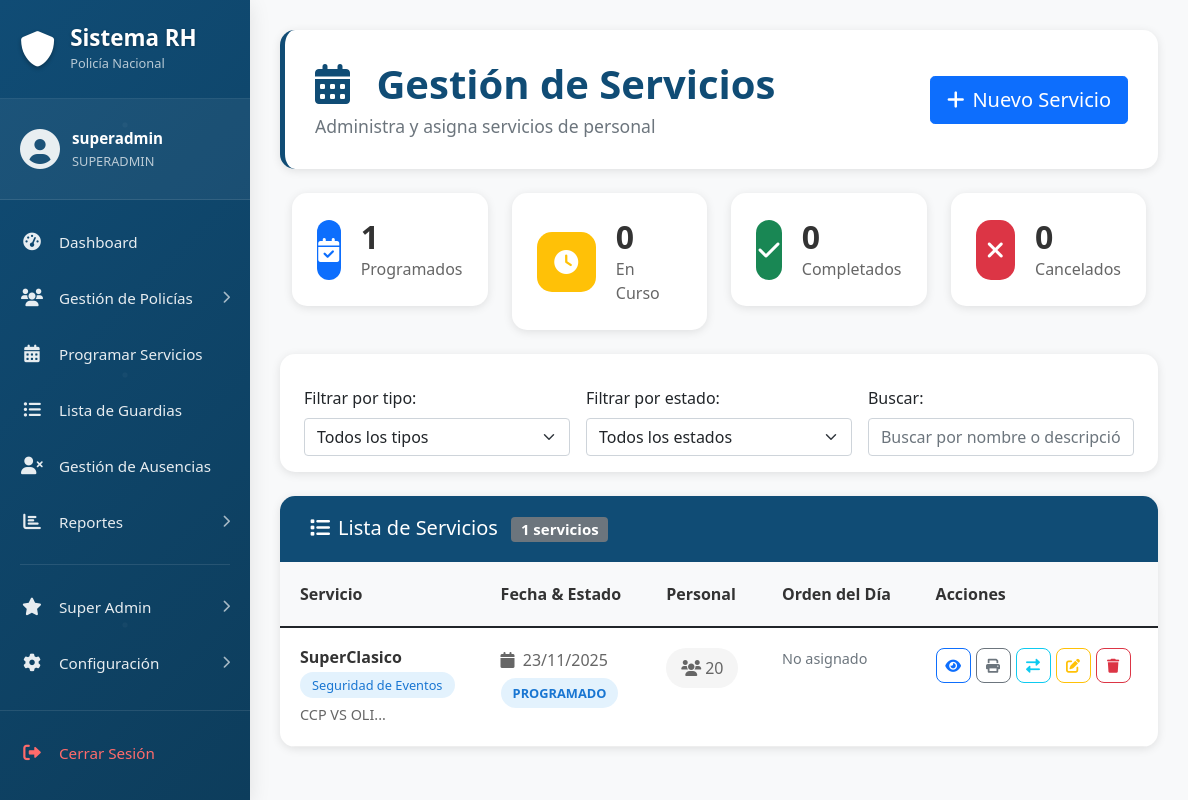
/admin/servicios/index.php (signed in), run on the app's committed database.
### tables this page shows
CREATE TABLE `usuarios` (
  `id` int NOT NULL,
  `nombre_usuario` varchar(50) NOT NULL,
  `contraseña` varchar(255) NOT NULL,
  `nombre_completo` varchar(100) DEFAULT NULL,
  `email` varchar(100) DEFAULT NULL,
  `rol` enum('ADMIN','SUPERADMIN') DEFAULT 'ADMIN',
  `activo` tinyint(1) DEFAULT '1',
  `creado_en` timestamp NULL DEFAULT CURRENT_TIMESTAMP,
  `actualizado_en` timestamp NULL DEFAULT CURRENT_TIMESTAMP ON UPDATE CURRENT_TIMESTAMP
);

CREATE TABLE `servicios` (
  `id` int NOT NULL,
  `tipo_servicio_id` int NOT NULL,
  `nombre` varchar(200) NOT NULL,
  `descripcion` text,
  `fecha_inicio` datetime NOT NULL,
  `fecha_fin` datetime NOT NULL,
  `lugar` varchar(200) DEFAULT NULL,
  `responsable` varchar(150) DEFAULT NULL,
  `telefono_contacto` varchar(20) DEFAULT NULL,
  `observaciones` text,
  `estado` enum('PROGRAMADO','ACTIVO','COMPLETADO','CANCELADO') DEFAULT 'PROGRAMADO',
  `created_by` int DEFAULT NULL,
  `created_at` timestamp NULL DEFAULT CURRENT_TIMESTAMP,
  `updated_at` timestamp NULL DEFAULT CURRENT_TIMESTAMP ON UPDATE CURRENT_TIMESTAMP
);

CREATE TABLE `tipos_servicios` (
  `id` int NOT NULL,
  `nombre` varchar(150) NOT NULL,
  `descripcion` text,
  `activo` tinyint(1) DEFAULT '1',
  `created_at` timestamp NULL DEFAULT CURRENT_TIMESTAMP,
  `updated_at` timestamp NULL DEFAULT CURRENT_TIMESTAMP ON UPDATE CURRENT_TIMESTAMP
);

### admin/servicios/index.php (the view, shortened to what the rows shown need)
<?php
require_once '../../cnx/db_connect.php';
function getServiciosColumns($conn) {
    try {
        $cols = $conn->query("SHOW COLUMNS FROM servicios")->fetchAll(PDO::FETCH_COLUMN);
        return $cols ?: [];
    } catch (Exception $e) {
        return [];
    }
}
$cols = getServiciosColumns($conn);
$orderCampo = in_array('fecha_inicio', $cols) ? 's.fecha_inicio' : (in_array('fecha_servicio', $cols) ? 's.fecha_servicio' : 's.created_at');
$query = "
    SELECT
        s.*,
        ts.nombre as tipo_servicio,
        COUNT(asig.policia_id) as personal_asignado
    FROM servicios s
    LEFT JOIN tipos_servicios ts ON s.tipo_servicio_id = ts.id
    LEFT JOIN asignaciones_servicios asig ON s.id = asig.servicio_id
    GROUP BY s.id
    ORDER BY $orderCampo DESC, s.created_at DESC
";
$servicios = $conn->query($query)->fetchAll();
?>
<!DOCTYPE html>
<html lang="es">
<head>
    <link href="https://cdn.jsdelivr.net/npm/bootstrap@5.1.3/dist/css/bootstrap.min.css" rel="stylesheet">
    <link rel="stylesheet" href="https://cdnjs.cloudflare.com/ajax/libs/font-awesome/6.0.0/css/all.min.css">
</head>
<body>
    <div class="container-fluid">
        <div class="row">
            <?php include '../inc/sidebar.php'; ?>
            <div class="col-md-9 col-lg-10">
                <div class="main-content">
                    <div class="page-header mb-4">
                        <div class="d-flex justify-content-between align-items-center">
                            <div>
                                <h1 class="page-title">
                                    <i class="fas fa-calendar-alt me-3"></i>
                                    Gestión de Servicios
                                </h1>
                            </div>
                        </div>
                    </div>
                    <div class="row mb-4">
                        <div class="col-md-3">
                            <div class="stats-card">
                                <div class="stats-content">
                                    <h3><?php echo count(array_filter($servicios, fn($s) => $s['estado'] == 'PROGRAMADO')); ?></h3>
                                    <p>Programados</p>
                                </div>
                            </div>
                        </div>
                        <div class="col-md-3">
                            <div class="stats-card">
                                <div class="stats-content">
                                    <h3><?php echo count(array_filter($servicios, fn($s) => in_array($s['estado'], ['EN_CURSO','ACTIVO']))); ?></h3>
                                    <p>En Curso</p>
                                </div>
                            </div>
                        </div>
                        <div class="col-md-3">
                            <div class="stats-card">
                                <div class="stats-content">
                                    <h3><?php echo count(array_filter($servicios, fn($s) => $s['estado'] == 'COMPLETADO')); ?></h3>
                                    <p>Completados</p>
                                </div>
                            </div>
                        </div>
                        <div class="col-md-3">
                            <div class="stats-card">
                                <div class="stats-content">
                                    <h3><?php echo count(array_filter($servicios, fn($s) => $s['estado'] == 'CANCELADO')); ?></h3>
                                    <p>Cancelados</p>
                                </div>
                            </div>
                        </div>
                    </div>
                    <div class="services-card">
                        <div class="card-body p-0">
                            <?php if (empty($servicios)): ?>
                                <div class="empty-state">
                                    <i class="fas fa-calendar-plus"></i>
                                    <h4>No hay servicios registrados</h4>
                                    <p>Comienza creando tu primer servicio</p>
                                    <a href="crear_servicio.php" class="btn btn-primary">
                                        <i class="fas fa-plus me-2"></i>Crear Primer Servicio
                                    </a>
                                </div>
                            <?php else: ?>
                                <div class="table-responsive">
                                    <table class="table table-hover services-table">
                                        <thead>
                                            <tr>
                                                <th>Servicio</th>
                                                <th>Fecha & Estado</th>
                                                <th>Personal</th>
                                                <th>Orden del Día</th>
                                                <th>Acciones</th>
                                            </tr>
                                        </thead>
                                        <tbody>
                                            <?php foreach ($servicios as $servicio): ?>
                                                <tr data-tipo="<?php echo $servicio['tipo_servicio_id']; ?>" data-estado="<?php echo $servicio['estado']; ?>">
                                                    <td>
                                                        <div class="service-info">
                                                            <h6 class="service-name"><?php echo htmlspecialchars($servicio['nombre'] ?? ''); ?></h6>
                                            <?php if ($servicio['tipo_servicio']): ?>
                                                <span class="service-type"><?php echo htmlspecialchars($servicio['tipo_servicio'] ?? ''); ?></span>
                                            <?php endif; ?>
                                            <?php if ($servicio['descripcion']): ?>
                                                <p class="service-desc"><?php echo htmlspecialchars(substr($servicio['descripcion'] ?? '', 0, 80)); ?>...</p>
                                            <?php endif; ?>
                                                        </div>
                                                    </td>
                                                    <td>
                                                        <div class="date-status">
                                                            <div class="service-date">
                                                                <i class="fas fa-calendar me-1"></i>
                                                                <?php echo date('d/m/Y', strtotime($servicio['fecha_inicio'])); ?>
                                                            </div>
                                                            <?php
                                                            $estado_class = [
                                                                'PROGRAMADO' => 'status-programado',
                                                                'EN_CURSO' => 'status-en-curso',
                                                                'COMPLETADO' => 'status-completado',
                                                                'CANCELADO' => 'status-cancelado'
                                                            ];
                                                            ?>
                                                            <span class="service-status <?php echo $estado_class[$servicio['estado']] ?? 'status-default'; ?>">
                                                                <?php echo $servicio['estado']; ?>
                                                            </span>
                                                        </div>
                                                    </td>
                                                    <td>
                                                        <div class="personnel-count">
                                                            <i class="fas fa-users me-1"></i>
                                                            <span><?php echo $servicio['personal_asignado']; ?></span>
                                                        </div>
                                                    </td>
                                                    <td>
                                                        <div class="order-info">
                                                            <?php
                                                                $orden = $servicio['orden_del_dia'] ?? '';
                                                                echo $orden !== ''
                                                                    ? htmlspecialchars(strlen($orden) > 50 ? substr($orden, 0, 50) . '...' : $orden)
                                                                    : '<span class="text-muted">No asignado</span>';
                                                            ?>
                                                        </div>
                                                    </td>
                                                    <td>
                                                        <div class="action-buttons">
                                                            <button class="btn btn-sm btn-outline-primary"
                                                                    data-bs-toggle="modal"
                                                                    data-bs-target="#modalVer<?php echo $servicio['id']; ?>"
                                                                    title="Ver detalles">
                                                                <i class="fas fa-eye"></i>
                                                            </button>
                                                            <a class="btn btn-sm btn-outline-secondary"
                                                               href="imprimir_servicio.php?id=<?php echo (int)$servicio['id']; ?>"
                                                               target="_blank"
                                                               title="Imprimir">
                                                                <i class="fas fa-print"></i>
                                                            </a>
                                                            <button class="btn btn-sm btn-outline-info"
                                                                    data-bs-toggle="modal"
                                                                    data-bs-target="#modalEstado<?php echo $servicio['id']; ?>"
                                                                    title="Cambiar estado">
                                                                <i class="fas fa-exchange-alt"></i>
                                                            </button>
                                                            <button class="btn btn-sm btn-outline-warning"
                                                                    data-bs-toggle="modal"
                                                                    data-bs-target="#modalEditar<?php echo $servicio['id']; ?>"
                                                                    title="Editar">
                                                                <i class="fas fa-edit"></i>
                                                            </button>
                                                            <button class="btn btn-sm btn-outline-danger"
                                                                    data-bs-toggle="modal"
                                                                    data-bs-target="#modalEliminar<?php echo $servicio['id']; ?>"
                                                                    title="Eliminar">
                                                                <i class="fas fa-trash"></i>
                                                            </button>
                                                        </div>
                                                    </td>
                                                </tr>
                                            <?php endforeach; ?>
                                        </tbody>
                                    </table>
                                </div>
                            <?php endif; ?>
                        </div>
                    </div>
                </div>
            </div>
        </div>
    </div>
</body>
</html>

### admin/inc/sidebar.php (shortened to what the rows shown need)
<?php
if (isset($_SESSION['usuario_id'])) {
    require_once __DIR__ . '/../../cnx/db_connect.php';
    $stmt = $conn->prepare("SELECT nombre_usuario, rol FROM usuarios WHERE id = ?");
    $stmt->execute([$_SESSION['usuario_id']]);
    $usuario_actual = $stmt->fetch();
}
?>
<div class="col-md-3 col-lg-2 px-0">
    <div class="sidebar modern-sidebar">
        <div class="user-profile">
            <div class="user-info">
                <span class="user-name"><?php echo isset($usuario_actual) ? htmlspecialchars($usuario_actual['nombre_usuario']) : 'Usuario'; ?></span>
                <span class="user-role"><?php echo isset($usuario_actual) ? htmlspecialchars($usuario_actual['rol']) : 'Sistema'; ?></span>
            </div>
        </div>
    </div>
</div>

### data on the page
usuarios: nombre_usuario "superadmin", rol "SUPERADMIN"
servicios: estado "1", estado "0", nombre "SuperClasico", tipo_servicio.nombre "Seguridad de Eventos", descripcion "CCP VS OLI", fecha_inicio "23/11/2025", estado "PROGRAMADO", personal_asignado "20"

### other printed values
count($servicios) "1"
